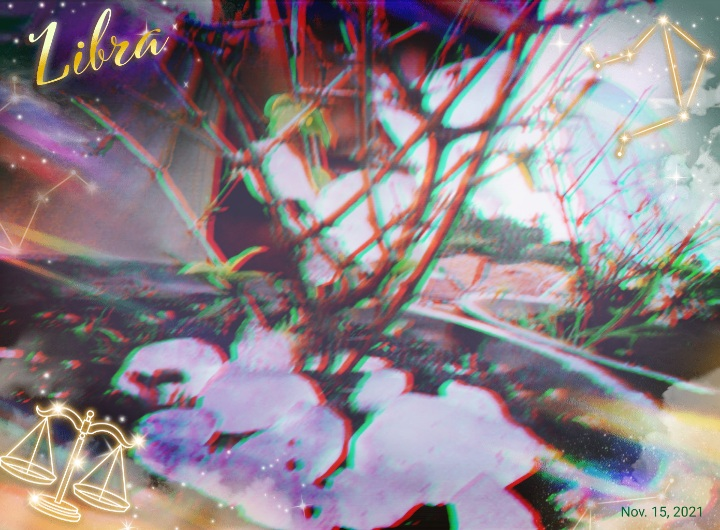
#> input picture 2021-11-15-18-00-43-158.jpg, 720 x 530 px
$ python main.py
#> lines starting #> are read from the running program, lines starting #| are printed output that depends on the picture
#> the answer given: 2021-11-15-18-00-43-158.jpg
#> the answer given: 3
#> further down, image is the input picture: shape (530, 720, 3); mean B, G, R 137.6, 130.9, 142.4
import cv2
from sklearn.cluster import KMeans
from collections import Counter
import matplotlib.pyplot as plt

def get_image(image_path):
    image = cv2.imread(image_path)
    image = cv2.cvtColor(image, cv2.COLOR_BGR2RGB)
    return image

def convert(color):
    return "#{:02x}{:02x}{:02x}".format(int(color[0]), int(color[1]), int(color[2]))

def get_colours (image,color_num):
#> called with color_num = 3
    img = cv2.resize(image, (600, 400))
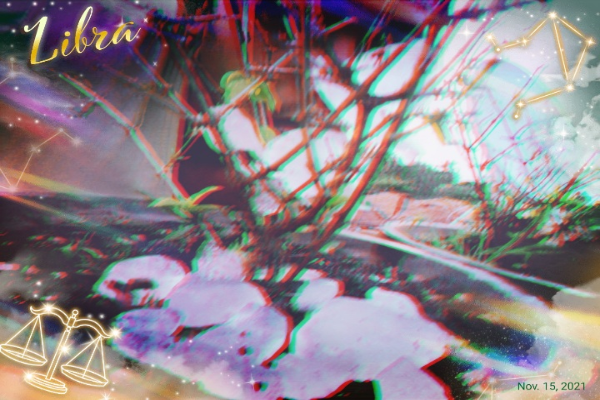
#> img: shape (400, 600, 3); mean R, G, B 142.3, 130.8, 137.4
    img = img.reshape(img.shape[0] * img.shape[1], 3)
    cluster = KMeans(n_clusters = color_num)
    labels = cluster.fit_predict(img)
    ct = Counter(labels)
#> ct = {0: 77151, 2: 76154, 1: 86695}
    center = cluster.cluster_centers_
    order = [center[i] for i in ct.keys()]
#> order = [[78.81, 60.12, 71.55], [144.5, 128.1, 128.4], [197.1, 196.4, 204.3]]
    hex_color = [convert(order[i]) for i in ct.keys()]
#> hex_color = ['#4e3c47', '#c5c4cc', '#908080']
    for color in hex_color:
        print(f"[+] {color}")
#> this loop made 3 passes
#> color on passes 1 to 3: '#4e3c47', '#c5c4cc', '#908080'
#| [+] #4e3c47
#| [+] #c5c4cc
#| [+] #908080
    chart = input("\n[?] Do you want to plot a PIE Chart for it? [y/n] ")
#> the answer given: y
    if chart.lower() == "y":
        plt.figure(figsize = (8, 6))
        plt.pie(ct.values(), labels = hex_color, colors = hex_color)
        plt.show()
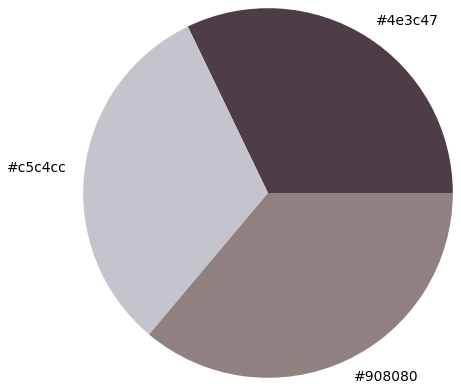
#> figure drawn by matplotlib, 1 panel

print("Welcome to the color detection program!\n")
path = input("[?] Enter the path of the Image: ")
color_num = int(input("[?] Enter the number of colors to be displayed: "))
print()

try:
    image = cv2.imread(path)
    image = cv2.cvtColor(image, cv2.COLOR_BGR2RGB)
    img = get_image(path)
    get_colours(img, color_num)

except:
        print(f"Error! Please enter a valid path or try entering an image which has {color_num} colors.")
        exit()
